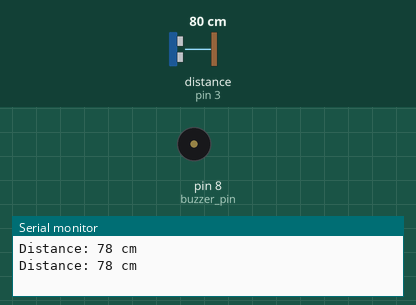
The sketch below on a simulated Arduino Uno, built with avr-gcc and run on an emulated ATmega328P. On the bench: buzzer (waves = sounding), the last lines printed to the serial monitor. Wiring (inferred from the names in the program): ultrasonic range finder: trigger pin 2; echo pin 3. The inputs (shaded band) are chosen by the test bench; at power-on: distance to the obstacle (sensor on pin 3) 80 cm. The echo pulse lasts 58.3 µs per cm.

Above: at 1.8 s.
1.9 s: distance to the obstacle (sensor on pin 3) set to 22 cm
3.4 s: distance to the obstacle (sensor on pin 3) set to 18 cm
At 4.9 s:
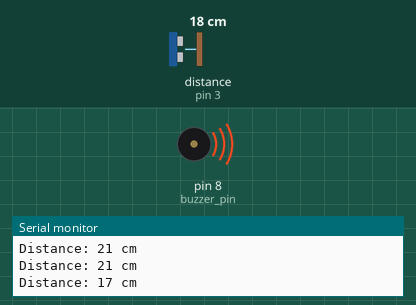
Timing chart, 0 to 6.4 s (numbered marks = the images above; inputs shaded):
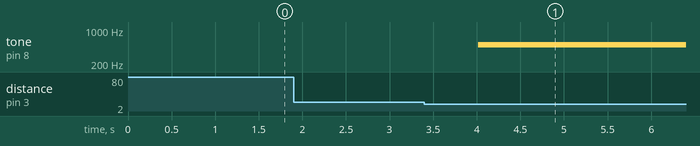

The sketch:

Ultrasonic.ino
```cpp
// Define the pins for the ultrasonic sensor
const int trigPin = 2; // Trigger pin
const int echoPin = 3; // Echo pin
int led=13;
int buzzer_pin=8;

// Variables to store the duration and distance
long duration;
int distance;

void setup() {
  // Initialize the serial communication
  Serial.begin(9600);

  // Define the trigPin as an OUTPUT and echoPin as an INPUT
  pinMode(trigPin, OUTPUT);
  pinMode(echoPin, INPUT);

  pinMode(buzzer_pin,OUTPUT);
}

void loop() {
  // Clear the trigger pin
  digitalWrite(trigPin, LOW);
  delayMicroseconds(2);

  // Send a 10us pulse to trigger the sensor
  digitalWrite(trigPin, HIGH);
  delayMicroseconds(10);
  digitalWrite(trigPin, LOW);

  // Read the duration of the echo pulse
  duration = pulseIn(echoPin, HIGH);

  // Calculate the distance in centimeters (you can also use inches)
  distance = duration * 0.034 / 2;

  // Print the distance to the serial monitor
  Serial.print("Distance: ");
  Serial.print(distance);
  Serial.println(" cm");
  if(distance<20){
    tone(8,500);
    digitalWrite(13,HIGH);
    delay(500);
  }
  else{
    noTone(8);
    digitalWrite(13,LOW);
    delay(500);
  }

  // Delay before taking the next reading
  delay(500); // You can adjust this delay as needed
}
```

Measured:
- the behaviour switches between 21 and 20 cm on distance to the obstacle (sensor on pin 3) (found by bisection; images 0 and 1)
- after the input at 3.4 s, tone on pin 8 (buzzer_pin): silent → 500 Hz after 0.62 s
